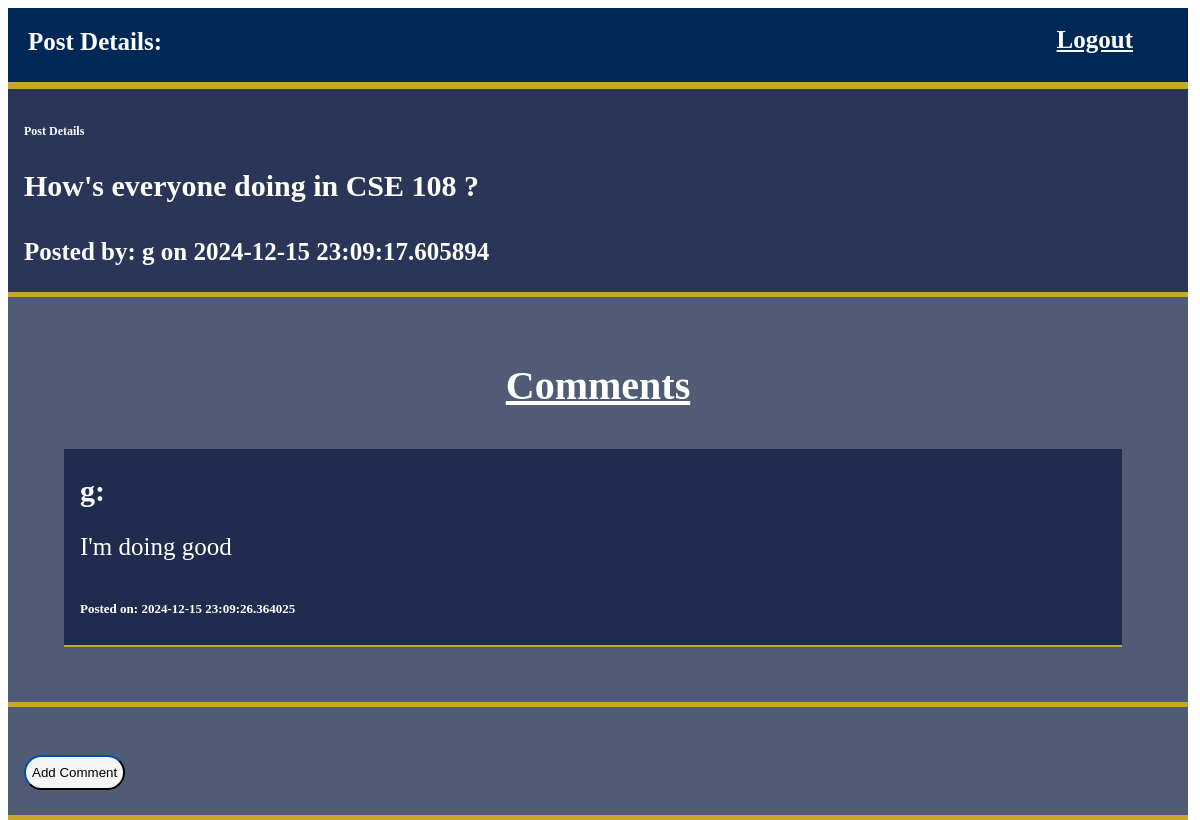
The app's page /post/4 with its own data.
### app.py (models this page shows)
class Posts(db.Model):
    post_id = db.Column(db.Integer, primary_key=True)
    post_comment = db.Column(db.String(10000), nullable = False)
    post_time_date = db.Column(db.DateTime, nullable = False)
    user_id = db.Column(db.Integer, db.ForeignKey('user.id'), nullable = False)
    post_upvotes = db.Column(db.Integer, default = 0)
    post_downvotes = db.Column(db.Integer, default = 0)
    topic_id = db.Column(db.Integer, db.ForeignKey('topics.topic_id'), nullable = False)
    comments = db.relationship('Comments', backref='post', lazy=True)

class User(db.Model):
    id = db.Column(db.Integer, primary_key=True)
    username = db.Column(db.String(80), unique=True, nullable=False)
    password_hash = db.Column(db.String(200), nullable=False)

class Comments(db.Model):
    comment_id = db.Column(db.Integer, primary_key=True)
    comment = db.Column(db.String(10000), nullable = False)
    post_id = db.Column(db.Integer, db.ForeignKey('posts.post_id'), nullable = False)
    comment_time_date = db.Column(db.DateTime, nullable = False)
    user_id = db.Column(db.Integer, db.ForeignKey('user.id'), nullable = False)
    comment_upvotes = db.Column(db.Integer, default = 0)
    comment_downvotes = db.Column(db.Integer, default = 0)

### app.py (the view)
@app.route('/post/<int:post_id>')
def post_comments(post_id):
    post = Posts.query.get(post_id)
    if not post:
        return "Post not found", 404
    post_user = User.query.get(post.user_id)
    comments = db.session.query(Comments, User).join(User, Comments.user_id == User.id).filter(Comments.post_id == post_id).all()
    return render_template('post_comments.html', post=post, post_user=post_user, comments=comments)

### templates/post_comments.html (shortened to what this page needs)
<!doctype html>
<html>
    <head>
        <link rel="stylesheet" href="/static/styles.css" />
    </head>
    <body style="background-color: white">
        <div class="navBar">
            <span class="welcome">Post Details:<br></span>
            <nav>
                <a class="logout" href="{{ url_for('logout') }}">Logout</a>
            </nav>
        </div>
        <div class="topic_desc">
            <h2>Post Details</h2>
            <p>{{ post.post_comment }}</p>
            <small>Posted by: {{ post_user.username }} on {{ post.post_time_date }}</small>
        </div>
        <div class="posts_list">
            <h3>Comments</h3>
            <ul>
                {% for comment, user in comments %}
                <li class="post">
                    <strong>{{ user.username }}:</strong>
                    <p>{{ comment.comment }}</p>
                    <small>Posted on: {{ comment.comment_time_date }}</small>
                </li>
                {% else %}
                <li>No comments have been made on this post yet!</li>
                {% endfor %}
            </ul>
        </div>
        <div class="posts_list">
            <a href="{{ url_for('add_comment', post_id=post.post_id) }}">
                <button>Add Comment</button>
            </a>
        </div>
    </body>
</html>

### static/styles.css (style rules this page uses)
html { height: 100%; width: 100%; }
body { height: 100%; width: 100%; background-color: #002856; align-items: center; font-family: Calibri; font-weight: 600; }
button { height: 35px; border-radius: 22px; border-color: #002856; background-color: whitesmoke; margin-top: 2%; }
h2 { font-size: 12px; }
h3 { position: relative; text-align: center; font-size: 40px; text-decoration: underline; }
.navBar { display: flex; position: relative; justify-content: space-between; padding: 10px 20px; background-color: #002856; border-bottom: 7px solid #caa52b; overflow: hidden; margin-right: 20px; }
.welcome { font-size: 25px; font-weight: bold; color: white; margin-top: 10px; }
.navBar a.logout { color: white; font-size: 25px; padding: 8px 15px; border: #caa52b; background-color: transparent; transition: 0.3s; margin-bottom: 10px; }
.logout, .logout:visited { color: white; font-size: 20px; float: right; margin-right: 20px; }
.topic_desc { position: relative; padding: 25px 16px; border-bottom: 5px solid #caa52b; background-color: #152347e8; color: white; font-size: 30px; margin-right: 20px; }
.posts_list { position: relative; padding: 25px 16px; border-bottom: 5px solid #caa52b; background-color: #152347be; color: white; font-size: 30px; margin-right: 20px; }
.posts_list ul { list-style-type: none; }
.post { background-color: #152347d2; border-bottom: 2px solid #caa52b; color: white; padding: 25px 16px; margin-right: 50px; }
.post p { font-size: 25px; font-weight: 100; }
.post small { font-size: 13px; }

### records on screen
Posts: post_comment "How's everyone doing in CSE 108 ?", post_time_date "2024-12-15 23:09:17.605894"
User: username "g"
Comments: username "g", comment "I'm doing good", comment_time_date "2024-12-15 23:09:26.364025"
